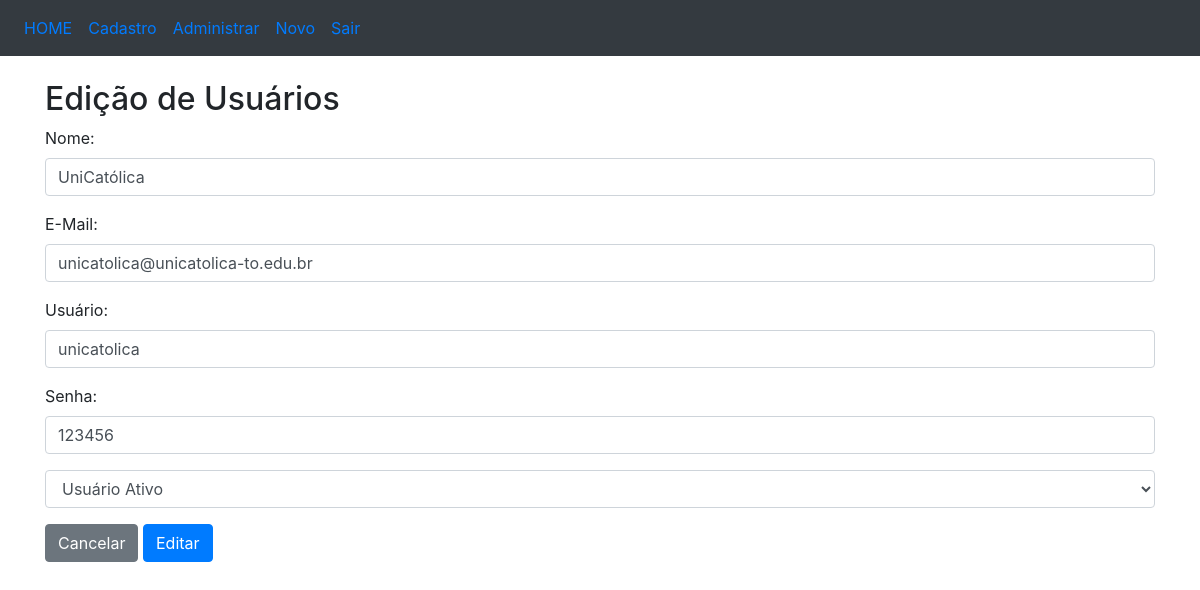
Screenshot of /usuarios/edicao/1/ with the database file from the repository.
### usuarios/models.py (models this page shows, shortened)
class Usuario(models.Model):
	code = models.CharField(max_length=15)
	active = models.IntegerField()
	name = models.CharField(max_length=100)
	email = models.CharField(max_length=100)
	user = models.CharField(max_length=50)
	password = models.CharField(max_length=10)

### usuarios/views.py (the view)
# urls.py: path('edicao/<int:id>/', edicao),
def edicao(request, id):
	titulo = 'Edição de Usuários'
	usuario = Usuario.objects.get(id=id)
	global ok
	return render(request, 'edicaoUsuarios.html', {'titulo': titulo, 'usuarios': usuario, 'ok': ok})

### usuarios/templates/edicaoUsuarios.html (shortened to what this page needs)
<!DOCTYPE html>
<html>
<head>
	<link rel="stylesheet" href="https://maxcdn.bootstrapcdn.com/bootstrap/4.3.1/css/bootstrap.min.css">
</head>
<body>
	<nav class="navbar navbar-expand-sm bg-dark">
		<ul class="navbar-nav">
			<li class="nav-item">
				<a class="nav-link" href="/home">HOME</a>
			</li>
			<li class="nav-item">
				<a class="nav-link" href="/usuarios">Cadastro</a>
			</li>
			<li class="nav-item">
				<a class="nav-link" href="/admin">Administrar</a>
			</li>
			<li class="nav-item">
				<a class="nav-link" href="/usuarios/novo">Novo</a>
			</li>
			<li class="nav-item">
				<a class="nav-link" href="/usuarios/login">Sair</a>
			</li>
		</ul>
	</nav>
	<br>
	<div class="container">
		<h2>{{titulo}}</h2>
		<form action="/usuarios/salvar_edicao/" method="POST" name="frmUsuariosEdicao">{% csrf_token %}
			<div class="form-group">
				<label for="name">Nome:</label>
				<input type="text" class="form-control"
				name="name" id="name" value="{{usuarios.name}}">
			</div>
			<div class="form-group">
				<label for="email">E-Mail:</label>
				<input type="email" class="form-control"
				name="email" id="email" value="{{usuarios.email}}">
			</div>
			<div class="form-group">
				<label for="user">Usuário:</label>
				<input type="text" class="form-control"
				name="user" id="user" value="{{usuarios.user}}">
			</div>
			<div class="form-group">
				<label for="password">Senha:</label>
				<input type="text" class="form-control"
				name="password" id="password" value="{{usuarios.password}}">
			</div>
			<div class="form-group">
				<select class="form-control" name="active" id="active">
					<option value="1">Usuário Ativo</option>
				</select>
			</div>
			<a href="/usuarios" class="btn btn-secondary" role="button">
				Cancelar
			</a>
			<button type="submit" class="btn btn-primary">Editar</button>
		</form>
	</div>
</body>
</html>

### rows the page displays
Usuario: name "UniCatólica", email "unicatolica@unicatolica-to.edu.br", user "unicatolica", password "123456"

### other values shown
{{ titulo }} "Edição de Usuários"
